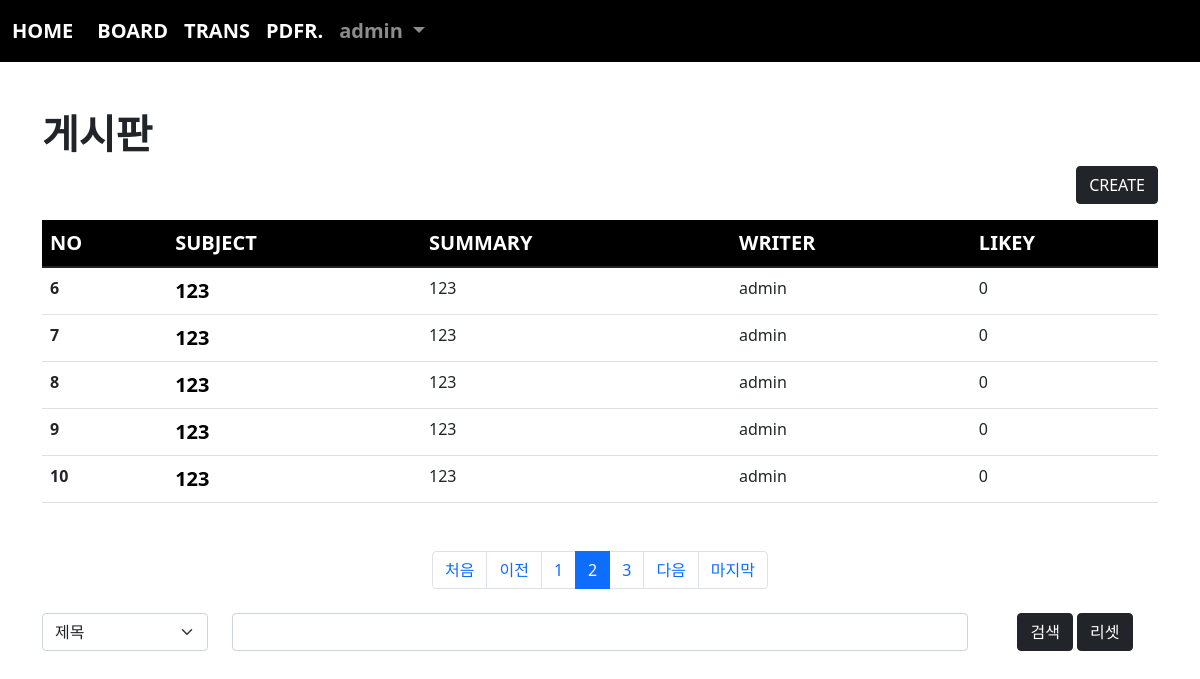
Screenshot of /board/index/?page=2&cate=&kw= (signed in) with the database file from the repository.
### acc/models.py (models this page shows, shortened)
class User(AbstractUser):
    point = models.IntegerField(default=0)
    comment = models.TextField()
    pic = models.ImageField(upload_to="user/%y/%m")

### board/models.py (models this page shows, shortened)
class Board(models.Model):
    subject = models.CharField(max_length=200)
    writer = models.ForeignKey(User, on_delete=models.CASCADE, related_name="writer")
    content = models.TextField()
    likey = models.ManyToManyField(User, blank=True, related_name="likey")
    pubdate = models.DateTimeField()
    def summary(self):
        if len(self.content) > 50:
            return f"{self.content[:50]} ..."
        return self.content
    def hot(self):
        if self.likey.count() > 1:
            return True
        return False

### board/views.py (the view)
# urls.py: path('index/', views.index, name="index"),
def index(request):
    pg = request.GET.get("page", 1)
    cate = request.GET.get("cate", "")
    kw = request.GET.get("kw", "")
    if kw:
        if cate == "sub":
            b = Board.objects.filter(subject__startswith=kw)
        elif cate == "wri":
            from acc.models import User
            try:
                u = User.objects.get(username=kw)
                b = Board.objects.filter(writer=u)
            except:
                b = Board.objects.none()
        elif cate == "con":
            b = Board.objects.filter(content__contains=kw)
        else:
            messages.error(request, "법적 조치 가하겠음! 해볼테면 털어봐")
            b = Board.objects.none()
    else:
        b = Board.objects.all()
    pag = Paginator(b, 5)
    obj = pag.get_page(pg)
    context = {
        "bset": obj,
        "cate": cate,
        "kw": kw
    }
    return render(request, "board/index.html", context)

### templates/board/index.html (shortened to what this page needs)
{% extends 'base.html' %}
{% block con %}
{% load mathfilters %}
    <div class="container mt-5 mb-5">
        <h1><b>게시판</b></h1>
        <div class="text-end">
            <a href="{% url 'board:create' %}" class="btn btn-dark">CREATE</a>
        </div>
        <table class="table mt-3 table-hover">
            <thead style="background-color: black; color:white; font-size: 20px;">
                <tr>
                    <th scope="col">NO</th>
                    <th scope="col">SUBJECT</th>
                    <th scope="col">SUMMARY</th>
                    <th scope="col">WRITER</th>
                    <th scope="col">LIKEY</th>
                </tr>
            </thead>
            <tbody>
                {% if bset %}
                    {% for i in bset %}
                        <tr>
                            <th scope="row">{{ bset.start_index|add:forloop.counter0 }}</th>
                            <td>{% if i.hot %} 💥 {% endif %}<a class="sub" href="{% url 'board:detail' i.id %}">{{ i.subject }}</a></td>
                            <td>{{ i.summary }}</td>
                            <td>{{ i.writer }}</td>
                            <td>{{ i.likey.count }}</td>
                        </tr>
                    {% endfor %}
                {% endif %}
            </tbody>
        </table>
        <nav id="pag" class="mt-5" aria-label="Page navigation example">
            <ul class="pagination justify-content-center">
                {% if bset.has_previous %}
                    <li class="page-item">
                        <a href="?page=1&cate={{cate}}&kw={{kw}}" class="page-link">처음</a>
                    </li>
                    <li class="page-item">
                        <a href="?page={{bset.previous_page_number}}&cate={{cate}}&kw={{kw}}" class="page-link">이전</a>
                    </li>
                {% endif %}
                {% for i in bset.paginator.page_range %}
                    {% if i >= bset.number|sub:5 and bset.number|add:4 >= i %}
                        <li class="page-item {% if bset.number == i %} active {% endif %}">
                            <a class="page-link" href="?page={{i}}&cate={{cate}}&kw={{kw}}">{{i}}</a>
                        </li>
                    {% endif %}
                {% endfor %}
                {% if bset.has_next %}
                    <li class="page-item">
                        <a href="?page={{bset.next_page_number}}&cate={{cate}}&kw={{kw}}" class="page-link">다음</a>
                    </li>
                    <li class="page-item">
                        <a href="?page={{bset.paginator.num_pages}}&cate={{cate}}&kw={{kw}}" class="page-link">마지막</a>
                    </li>
                {% endif %}
            </ul>
        </nav>
        <form>
            <div class="row mt-4">
                <div class="col-lg-2">
                    <select class="form-select mb-3" name="cate" aria-label=".form-select-lg example">
                        <option value="sub" {% if cate == "sub" %} selected {% endif %}>제목</option>
                    </select>
                </div>
                <div class="col-lg-8">
                    <input type="text" name="kw" value="{{kw}}" class="form-control">
                </div>
                <div class="col-lg-2 text-center">
                    <button class="btn btn-dark">검색</button>
                    <a href="{% url 'board:index' %}" class="btn btn-dark">리셋</a>
                </div>
            </div>
        </form>
    </div>
{% endblock %}

### templates/base.html (shortened to what this page needs)
<!doctype html>
<html lang="en">
    <head>
        <link href="https://cdn.jsdelivr.net/npm/bootstrap@5.1.3/dist/css/bootstrap.min.css" rel="stylesheet">
    </head>
    <body>
        {% if user.is_authenticated %}
            <nav class="navbar navbar-expand-lg navbar-dark" style="background-color: rgb(0, 0, 0); font-size: 20px; font-weight: bold;">
                <div class="container-fluid">
                    <a class="navbar-brand" href="{% url 'acc:index' %}">HOME</a>
                    <div class="collapse navbar-collapse" id="navbarSupportedContent">
                        <ul class="navbar-nav me-auto mb-2 mb-lg-0">
                            <li class="nav-item">
                                <a class="nav-link active" aria-current="page" href="{% url 'board:index' %}">BOARD</a>
                            </li>
                            <li class="nav-item">
                                <a class="nav-link active" aria-current="page" href="{% url 'trans:index' %}">TRANS</a>
                            </li>
                            <li class="nav-item">
                                <a class="nav-link active" aria-current="page" href="{% url 'pdfread:index' %}">PDFR.</a>
                            </li>
                            <li class="nav-item dropdown">
                                <a class="nav-link dropdown-toggle" href="#" id="navbarDropdown" role="button" data-bs-toggle="dropdown" aria-expanded="false">
                                    {{ user }}
                                </a>
                            </li>
                        </ul>
                    </div>
                </div>
            </nav>
        {% endif %}
        {% if user.is_authenticated %}
            {% block con %}{% endblock %}
        {% endif %}
    </body>
</html>

### templates/board/index.html (style rules this page uses)
.sub { color:black; text-decoration: none; font-size: 20px; font-weight: bold; }

### rows the page displays
User: username "admin"
Board: start_index|add "6", subject "123", summary "123", writer "admin", likey.count "0"
Board: start_index|add "7", subject "123", summary "123", writer "admin", likey.count "0"
Board: start_index|add "8", subject "123", summary "123", writer "admin", likey.count "0"
Board: start_index|add "9", subject "123", summary "123", writer "admin", likey.count "0"
Board: start_index|add "10", subject "123", summary "123", writer "admin", likey.count "0"

### other values shown
{{ i }} "1" "2" "3"
